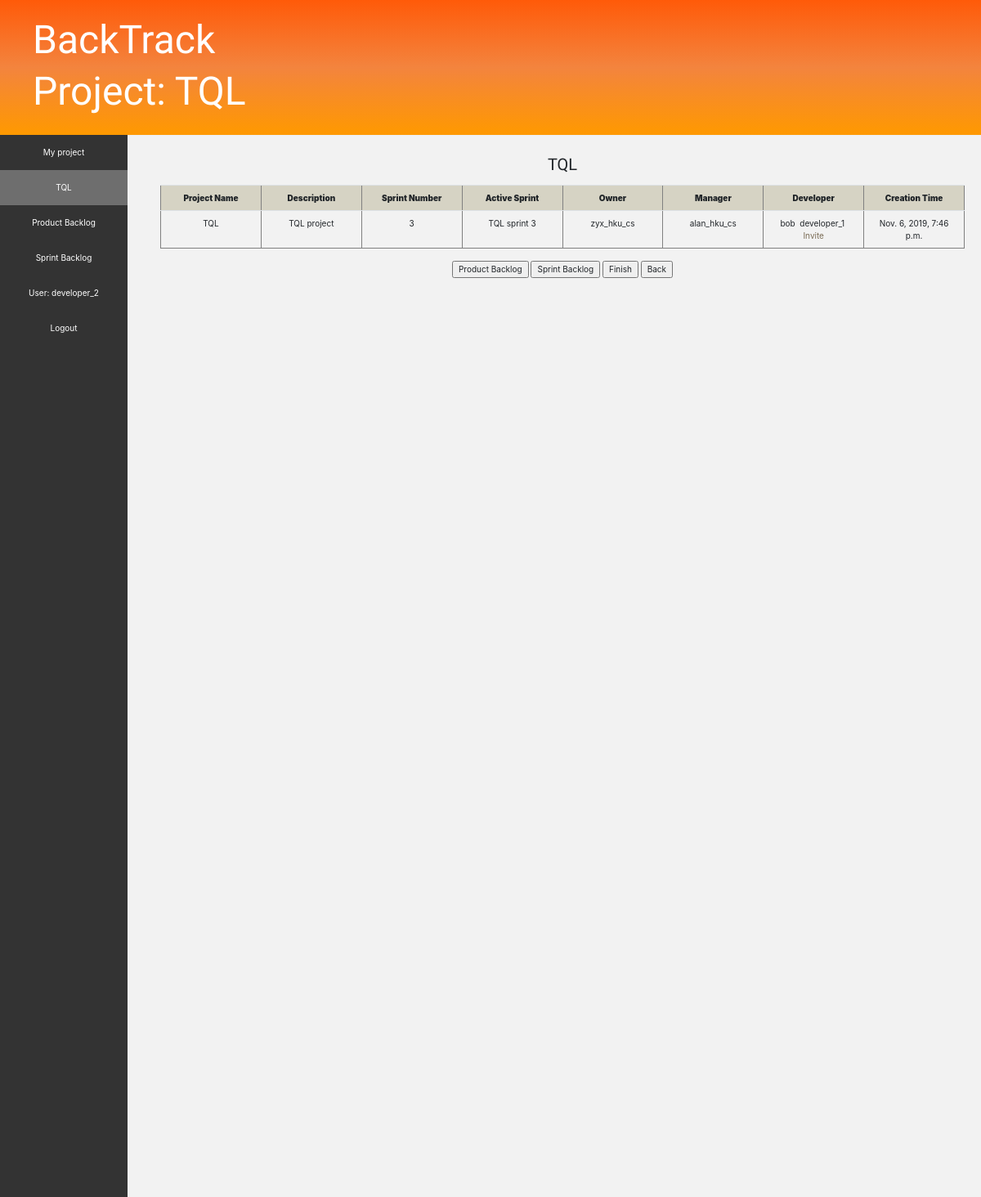
The page /project/1/ (signed in) on the database its author committed.
### project/models.py (models this page shows, shortened)
class Project(models.Model):
    name = models.CharField(max_length=100)
    description = models.CharField(max_length=500)
    manager = models.ForeignKey(BackTrackUser, related_name='manager', null=True, blank=True, on_delete=models.SET_NULL)
    time = models.DateTimeField(auto_now=False, auto_now_add=True)
    activeSprint = models.ForeignKey('sprintBacklog.SprintBacklog', related_name='active_sprint', null=True, blank=True, on_delete=models.SET_NULL)
    sprintNumber = models.PositiveSmallIntegerField(null=False, blank=False, default=0)
    owner = models.OneToOneField(BackTrackUser, related_name='owner', on_delete=models.CASCADE)
    def get_developers(self):
        return BackTrackUser.objects.filter(project__pk=self.pk)

class BackTrackUser(AbstractUser):
    pass
    STATUS_CHOICES = [
        ('Available', 'Available'),
        ('Not available', 'Not available')
    ]
    status = models.CharField(max_length=13, choices=STATUS_CHOICES, default='Available')
    project = models.ForeignKey("Project", null=True, blank=True, on_delete=models.SET_NULL)
    def __str__(self):
        return self.username

### sprintBacklog/models.py (models this page shows)
class SprintBacklog(models.Model):
    STATUS_CHOICES = [
        ('Ready', 'Ready'),
        ('Finished', 'Finished'),
        ('In process', 'In process')
    ]
    project = models.ForeignKey(Project, null=False, on_delete=models.CASCADE)
    sprintNumber = models.PositiveSmallIntegerField(null=False, blank=False)
    capacity = models.PositiveSmallIntegerField(null=False, blank=False)
    status = models.CharField(max_length=10, choices=STATUS_CHOICES, default='In process')
    ddl = models.DateTimeField()
    time = models.DateTimeField(null=True, blank=True)
    def __str__(self):
        return self.project.name + " sprint " + str(self.sprintNumber)

### project/views.py (the view)
# urls.py: path('<int:project_pk>/', views.ProjectDetail.as_view(), name='project_detail'),
class ProjectDetail(TemplateView):
    template_name = "project_detail.html"
    def get_context_data(self, **kwargs):
        project_pk = self.kwargs['project_pk']
        project = Project.objects.get(pk=project_pk)
        request = self.request
        user = request.user
        if user.is_authenticated:
            if user.is_superuser:
                group = 'Super User'
            elif user.groups.filter(name='Owners').count():
                group = 'Owner'
            elif user.groups.filter(name='Managers').count():
                group = 'Manager'
            else:
                group = 'Developer'
        else:
            group = None
        context = super().get_context_data(**kwargs)
        context['project'] = project
        context['group'] = group
        return context

### templates/project_detail.html (shortened to what this page needs)
<!DOCTYPE html>
{% load static %}
<html lang="en">
<head>
    <link rel="stylesheet" href="//maxcdn.bootstrapcdn.com/bootstrap/3.2.0/css/bootstrap.min.css">
    <link rel="stylesheet" href="//maxcdn.bootstrapcdn.com/bootstrap/3.2.0/css/bootstrap-theme.min.css">
    <link rel="stylesheet" href="https://stackpath.bootstrapcdn.com/bootstrap/4.3.1/css/bootstrap.min.css">
    <link rel="stylesheet" href="{% static 'css/productBacklog.css' %}">
</head>
<body>
    {% if user.is_authenticated %}
        <div class="page-header">
            <h1>BackTrack</h1>
            <h2>Project: {{ project.name }}</h2>
        </div>
        <div class="menu">
            <ul>
                <li><a href="/project">My project</a></li>
                <li><a class="active" href="">{{ project.name }}</a></li>
                <li><a href="productBacklog">Product Backlog</a></li>
                <li><a href="sprintBacklog">Sprint Backlog</a></li>
                <li><a href="/accounts/profile">User: {{ user.get_username }}</a></li>
                <li><a href="{% url 'logout'%}?next={{request.path}}">Logout</a></li>
            </ul>
        </div>
        <div class="main">
            <div style="text-align:center;">
                    <p style="font-family: 'Lobster', cursive; font-size: 15pt;">{{ project.name }}</p>
            </div>
            <div class="table" style="text-align:center; margin:0 auto;">
                <table border="1" style="margin:0 auto;">
                    <tr>
                        <th width="10%"><b>Project Name</b></th>
                        <th width="10%"><b>Description</b></th>
                        <th width="10%"><b>Sprint Number</b></th>
                        <th width="10%"><b>Active Sprint</b></th>
                        <th width="10%"><b>Owner</b></th>
                        <th width="10%"><b>Manager</b></th>
                        <th width="10%"><b>Developer</b></th>
                        <th width="10%"><b>Creation Time</b></th>
                    </tr>
                    <tr>
                        <td>{{ project.name }}</td>
                        <td>{{ project.description }}</td>
                        <td>{{ project.sprintNumber }}</td>
                        <td>{{ project.activeSprint }}</td>
                        <td>{{ project.owner }}</td>
                        <td>
                            {% if project.manager %}
                                {{ project.manager }}
                            {% else %}
                                {% if group == 'Owner' or group == 'Super User' %}
                                    <a href="/project/{{ project.pk }}/manager/invite">Invite</a>
                                {% endif %}
                            {% endif %}
                        </td>
                        <td>
                            {% for developer in project.get_developers %}
                                {{ developer.username }}&#160;
                            {% endfor %}
                            {% if group == 'Owner' or group == 'Super User' %}
                                <a href="/project/{{ project.pk }}/developer/invite">Invite</a>
                            {% endif %}
                        </td>
                        <td>{{ project.time }}</td>
                    </tr>
                </table>
            </div>
            <br/>
            <div style="text-align:center;">
                <input type="button" value="Product Backlog" onclick="location='productBacklog'">
                <input type="button" value="Sprint Backlog" onclick="location='sprintBacklog'">
                {% if group == 'Owner' or group == 'Super User' %}
                    <input type="button" value="Finish" onclick="location='finish'">
                {% endif %}
                <input type="button" value="Back" onclick="location='/project'">
            </div>
        </div>
    {% endif %}
</body>
</html>

### static/css/productBacklog.css (style rules this page uses)
.page-header { background: linear-gradient(#FF5A09, #F3843E, #FF9900); margin: 0; padding: 20px 20px 20px 40px; }
.page-header h1, .page-header h1 a, .page-header h1 a:visited, .page-header h1 a:active { color: #ffffff; font-size: 36pt; text-decoration: none; }
.page-header h2, .page-header h2 a, .page-header h2 a:visited, .page-header h2 a:active { color: #ffffff; font-size: 36pt; text-decoration: none; }
h1, h2, h3, h4 { font-family: 'Lobster', cursive; }
th { background-color: #D6D3C4; }
td a { color: #7A6C56; }
html, body { height: 100%; }
div.menu { height: 100%; width: 13%; overflow-y: auto; position: absolute; margin-top: -1px; left: 0;background-color: #333; }
.menu ul { list-style-type: none; margin: 0; padding: 0; overflow: hidden; background-color: #333; }
.menu li { float: left; width: 100%; }
.menu li a { display: block; color: white; text-align: center; padding: 14px 16px; text-decoration: none; }
.active { background-color: #6E6E6E; }
.main { background-color: #F2F2F2; }
div.main { right: 0; float: left; height: 100%; width: 87%; overflow-y: auto; position:absolute; padding: 20px 20px 20px 40px; }

### rows shown on the page
Project: name "TQL", description "TQL project", sprintNumber "3", activeSprint "TQL sprint 3", owner "zyx_hku_cs", manager "alan_hku_cs", time "Nov. 6, 2019, 7:46 p.m."
BackTrackUser: get_username "developer_2"
BackTrackUser: username "bob"
BackTrackUser: username "developer_1"
